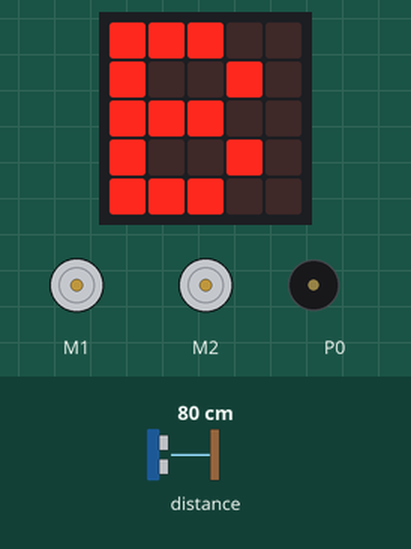
The program below on a simulated BBC micro:bit (MakeCode). Shown: the board's 5×5 LED display, 2 × DC motor (green arrow = forward, orange = backward, longer = faster), buzzer (waves = sounding). The test bench sets the inputs (shaded band); at power-on: distance to the obstacle 80 cm. At 3.1 s the program stops and its outputs stay as they are.

Above: at 0.1 s.
At 0.8 s:
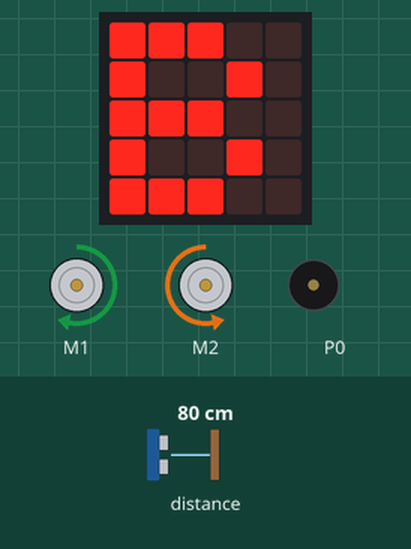
At 2.7 s:
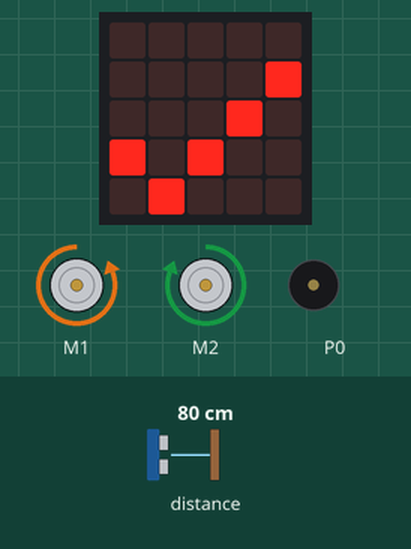
At 3.2 s:
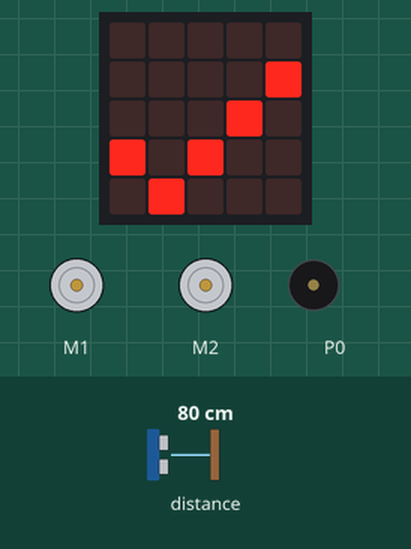
Timing chart, 0 to 4.6 s (numbered marks = the images above):
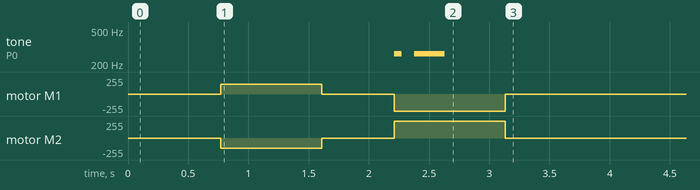

The program:

main.ts
```typescript
function Volver () {
    basic.showString("V")
    maqueen.MotorRun(maqueen.aMotors.M1, maqueen.Dir.CCW, 255)
    maqueen.MotorRun(maqueen.aMotors.M2, maqueen.Dir.CCW, 255)
    basic.pause(2000)
    maqueen.motorStopAll()
}
function Buscar () {
    basic.showString("B")
    maqueen.MotorRun(maqueen.aMotors.M1, maqueen.Dir.CW, 150)
    maqueen.MotorRun(maqueen.aMotors.M2, maqueen.Dir.CCW, 150)
    counter = 0
    searching = true
    basic.pause(500)
    while (searching) {
        distance = maqueen.sensor(PingUnit.Centimeters)
        if (distance > 0 && distance < 30) {
            maqueen.motorStopAll()
            maqueen.MotorRun(maqueen.aMotors.M1, maqueen.Dir.CCW, 100)
            basic.pause(200)
            maqueen.motorStop(maqueen.aMotors.M1)
            found = true
            searching = false
        }
        if (counter > 50) {
            maqueen.motorStopAll()
            found = false
            searching = false
        }
        counter += 1
    }
}
function Tocar () {
    basic.showString("A")
    maqueen.MotorRun(maqueen.aMotors.M1, maqueen.Dir.CW, 255)
    maqueen.MotorRun(maqueen.aMotors.M2, maqueen.Dir.CW, 255)
    pushing = true
    while (pushing) {
        if (maqueen.readPatrol(maqueen.Patrol.PatrolLeft) == 0 || maqueen.readPatrol(maqueen.Patrol.PatrolRight) == 0) {
            maqueen.motorStopAll()
            pushing = false
        }
    }
}
function Bailar () {
    basic.showIcon(IconNames.Yes)
    maqueen.MotorRun(maqueen.aMotors.M1, maqueen.Dir.CCW, 255)
    maqueen.MotorRun(maqueen.aMotors.M2, maqueen.Dir.CW, 255)
    music.playTone(262, music.beat(BeatFraction.Eighth))
    basic.pause(100)
    music.playTone(262, music.beat(BeatFraction.Half))
    basic.pause(500)
    maqueen.motorStopAll()
}
let pushing = false
let distance = 0
let searching = false
let counter = 0
let found = false
let active = true
while (active) {
    found = false
    Buscar()
    if (found) {
        Tocar()
        Volver()
    } else {
        active = false
    }
}
Bailar()
```

test.ts
```typescript
// aquí va el archivo "tests"; esto no se compilará cuando este paquete se utilice como una extensión.
```

Measured:
- by itself, tone on P0: silent → 262 Hz at 2.2 s, → silent 0.06 s later, → 262 Hz 0.11 s later, → silent 0.25 s later
- by itself, motor M1: stopped → forward 150/255 at 0.77 s, → stopped 0.84 s later, → backward 255/255 0.60 s later, → stopped 0.92 s later
- by itself, motor M2: stopped → backward 150/255 at 0.77 s, → stopped 0.84 s later, → forward 255/255 0.60 s later, → stopped 0.92 s later
